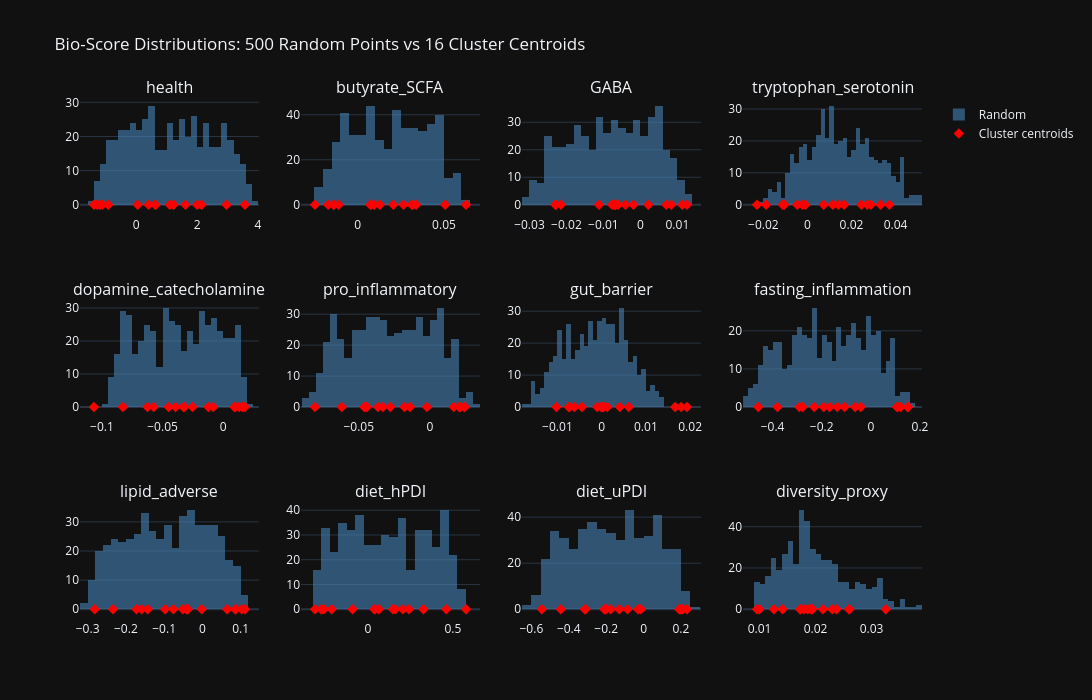

Source (notebook cell):
### Code cell
fig = make_subplots(rows=3, cols=4, subplot_titles=list(random_bio_df.columns))
for i, col in enumerate(random_bio_df.columns):
    row, c = i // 4 + 1, i % 4 + 1
    fig.add_trace(go.Histogram(x=random_bio_df[col], nbinsx=40, name='Random', opacity=0.6,
        marker_color='steelblue', showlegend=(i==0)), row=row, col=c)
    for ci in range(K):
        fig.add_trace(go.Scatter(x=[cluster_bio.loc[ci, col]], y=[0], mode='markers',
            marker=dict(size=8, color='red', symbol='diamond'),
            showlegend=(i==0 and ci==0), name='Cluster centroids'), row=row, col=c)

fig.update_layout(title='Bio-Score Distributions: 500 Random Points vs 16 Cluster Centroids',
    template=PLOTLY_DARK, height=700, width=1100, showlegend=True)
fig.show()
